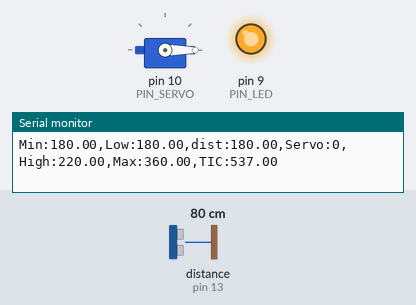
Bench run of a sketch on a simulated Arduino Uno, built with avr-gcc and run on an emulated ATmega328P. Shown: servo, output pins drawn as LEDs (lit = HIGH), the last lines printed to the serial monitor. Wiring (inferred from the names in the program): ultrasonic range finder: trigger pin 12; echo pin 13. The inputs (shaded band) are chosen by the test bench; at power-on: distance to the obstacle (sensor on pin 13) 80 cm. The echo pulse lasts 58.3 µs per cm; pins used as bus, display or sensor lines are not drawn.

Above: at 1.2 s.
1.3 s: distance to the obstacle (sensor on pin 13) set to 18 cm
At 3.98 s:
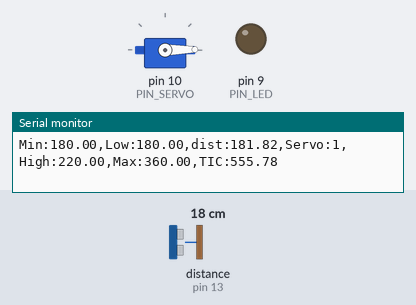
4.3 s: distance to the obstacle (sensor on pin 13) set to 35 cm
At 4.9 s:
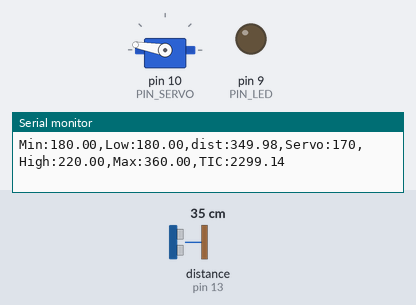
7.3 s: distance to the obstacle (sensor on pin 13) set to 250 cm
At 7.9 s:
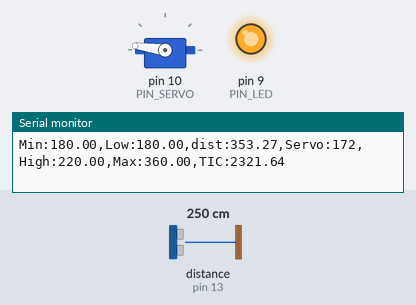
8.8 s: distance to the obstacle (sensor on pin 13) set to 18 cm
At 8.95 s:
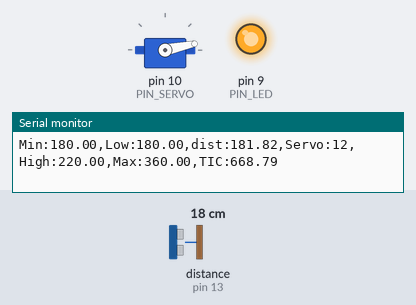
11.8 s: distance to the obstacle (sensor on pin 13) set to 2 cm
Timing chart, 0 to 14.3 s (numbered marks = the images above; inputs shaded):
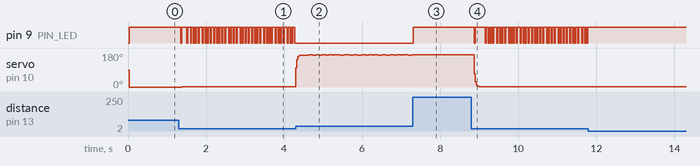

The sketch:

11P07.ino
```cpp
#include <Servo.h>

// Arduino pin assignment
#define PIN_LED   9   // LED active-low
#define PIN_TRIG  12  // sonar sensor TRIGGER
#define PIN_ECHO  13  // sonar sensor ECHO
#define PIN_SERVO 10  // servo motor

// configurable parameters for sonar
#define SND_VEL 346.0     // sound velocity at 24 degrees Celsius (unit: m/sec)
#define INTERVAL 25      // sampling interval (unit: msec)
#define PULSE_DURATION 10 // ultrasonic Pulse Duration (unit: usec)
#define _DIST_MIN 180.0   // minimum distance to be measured (unit: mm)
#define _DIST_MAX 360.0   // maximum distance to be measured (unit: mm)

#define TIMEOUT ((INTERVAL / 2) * 1000.0) // maximum echo waiting time (unit: usec)
#define SCALE (0.001 * 0.5 * SND_VEL) // coefficient to convert duration to distance

#define _EMA_ALPHA 0.6    // EMA weight of new sample (range: 0 to 1), I choose 0.3 because this tracking many many fast.
                          // Setting EMA to 1 effectively disables EMA filter.

// Target Distance
#define _TARGET_LOW  180.0
#define _TARGET_HIGH 220.0

// Duty duration for myservo.writeMicroseconds()
// NEEDS TUNING (servo by servo)
// configurable parameters
#define _DUTY_MIN 537   //540 ~ 545,         servo full clock-wise position (0 degree)
#define _DUTY_MAX 2397  //2395 ~ 2400,       servo neutral position (90 degree)
#define _DUTY_NEU (_DUTY_MIN + _DUTY_MAX)/2//  servo full counter-clockwise position (180 degree)

// Global variables
float  dist_ema, dist_prev = _DIST_MAX; // unit: mm
unsigned long last_sampling_time;       // unit: ms

Servo myservo;

void setup() {
  // Initialize GPIO pins
  pinMode(PIN_LED, OUTPUT);
  pinMode(PIN_TRIG, OUTPUT);    // Sonar TRIGGER
  pinMode(PIN_ECHO, INPUT);     // Sonar ECHO
  digitalWrite(PIN_TRIG, LOW);  // Turn off Sonar

  myservo.attach(PIN_SERVO);
  myservo.writeMicroseconds(_DUTY_NEU);

  // Initialize USS related variables
  dist_prev = _DIST_MIN; // raw distance output from USS (unit: mm)

  // Initialize serial port
  Serial.begin(57600);
}


void loop() {
  float  dist_raw;

  // wait until next sampling time.
  if (millis() < (last_sampling_time + INTERVAL))
    return;

  dist_raw = USS_measure(PIN_TRIG, PIN_ECHO); // read distance

  if ((dist_raw == 0.0) || (dist_raw > _DIST_MAX)) {
    dist_raw = dist_prev;           // Cut higher than maximum
    digitalWrite(PIN_LED, 1);       // LED OFF
  } else if (dist_raw < _DIST_MIN) {
    dist_raw = dist_prev;           // cut lower than minimum
    digitalWrite(PIN_LED, 1);       // LED OFF
  } else {    // In desired Range
    dist_prev = dist_raw;
    digitalWrite(PIN_LED, 0);       // LED ON
  }


  // Apply ema filter here
  dist_ema = _EMA_ALPHA * dist_raw + (1-_EMA_ALPHA)*dist_ema;

  // adjust servo position according to the USS read value
  // add your code here!
  float tic = (_DUTY_MAX - _DUTY_MIN)/18;
  myservo.writeMicroseconds((dist_ema - _DIST_MIN)/10*tic + _DUTY_MIN);

  // output the distance to the serial port
  Serial.print("Min:");    Serial.print(_DIST_MIN);
  Serial.print(",Low:");   Serial.print(_TARGET_LOW);
  Serial.print(",dist:");  Serial.print(dist_raw);
  Serial.print(",Servo:"); Serial.print(myservo.read());
  Serial.print(",High:");  Serial.print(_TARGET_HIGH);
  Serial.print(",Max:");   Serial.print(_DIST_MAX);
  Serial.print(",TIC:");   Serial.print((dist_ema - _DIST_MIN)/10*tic + _DUTY_MIN); //537+(2397-537)/18
  Serial.println("");

  // update last sampling time
  last_sampling_time += INTERVAL;
}

// Get a distance reading from USS. Return value is in millimeters.
float USS_measure(int TRIG, int ECHO) {
  digitalWrite(TRIG, HIGH);
  delayMicroseconds(PULSE_DURATION);
  digitalWrite(TRIG, LOW);

  return pulseIn(ECHO, HIGH, TIMEOUT) * SCALE; // Unit: mm
}
```

Measured:
- after the input at 1.3 s, pin 9 (PIN_LED): goes LOW 0.02 s, HIGH 0.12 s, LOW 0.03 s, HIGH 0.07 s, 36 × (LOW 0.02 s, HIGH 0.05 s), then LOW, starting after 0.05 s; servo on pin 10 (PIN_SERVO): 0° → 1° after 0.08 s
- after the input at 4.3 s, pin 9 (PIN_LED): stops changing and stays LOW
- after the input at 7.3 s, pin 9 (PIN_LED): LOW → HIGH at once; servo on pin 10 (PIN_SERVO): goes on until 7.3 s, then stays 172°
- after the input at 8.8 s, pin 9 (PIN_LED): goes LOW 0.03 s, HIGH 0.25 s, 35 × (LOW 0.02 s, HIGH 0.05 s), LOW 0.03 s, then HIGH, starting after 0.08 s; servo on pin 10 (PIN_SERVO): 172° → 1° after 0.08 s
- after the input at 11.8 s, pin 9 (PIN_LED): stops changing and stays HIGH
